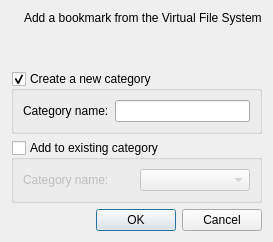
<?xml version="1.0" encoding="UTF-8"?>
<!--
DFF - An Open Source Digital Forensics Framework
Copyright (C) 2009-2013 ArxSys

This program is free software, distributed under the terms of
the GNU General Public License Version 2. See the LICENSE file
at the top of the source tree.

See http://www.digital-forensic.org for more information about this
project. Please do not directly contact any of the maintainers of
DFF for assistance; the project provides a web site, mailing lists
and IRC channels for your use.

Author(s):
Christophe Malinge cma@digital-forensic.org
-->
<ui version="4.0">
 <class>AddBookmark</class>
 <widget class="QDialog" name="AddBookmark">
  <property name="windowTitle">
   <string>Add bookmark</string>
  </property>
  <layout class="QVBoxLayout" name="verticalLayout_2">
   <item>
    <layout class="QHBoxLayout" name="horizontalLayout">
     <item>
      <widget class="QLabel" name="label">
       <property name="text">
        <string notr="true"/>
       </property>
       <property name="pixmap">
        <pixmap resource="gui.qrc">:/bookmark.png</pixmap>
       </property>
      </widget>
     </item>
     <item>
      <layout class="QVBoxLayout" name="verticalLayout">
       <item>
        <widget class="QLabel" name="label_2">
         <property name="text">
          <string>Add a bookmark from the Virtual File System</string>
         </property>
        </widget>
       </item>
       <item>
        <spacer name="verticalSpacer">
         <property name="orientation">
          <enum>Qt::Vertical</enum>
         </property>
         <property name="sizeHint" stdset="0">
          <size>
           <width>20</width>
           <height>40</height>
          </size>
         </property>
        </spacer>
       </item>
      </layout>
     </item>
    </layout>
   </item>
   <item>
    <widget class="QGroupBox" name="newBox">
     <property name="title">
      <string>Create a new category</string>
     </property>
     <property name="flat">
      <bool>false</bool>
     </property>
     <property name="checkable">
      <bool>true</bool>
     </property>
     <layout class="QHBoxLayout" name="horizontalLayout_2">
      <item>
       <widget class="QLabel" name="label_3">
        <property name="text">
         <string>Category name:</string>
        </property>
       </widget>
      </item>
      <item>
       <widget class="QLineEdit" name="catname"/>
      </item>
     </layout>
    </widget>
   </item>
   <item>
    <widget class="QGroupBox" name="existBox">
     <property name="title">
      <string>Add to existing category</string>
     </property>
     <property name="checkable">
      <bool>true</bool>
     </property>
     <property name="checked">
      <bool>false</bool>
     </property>
     <layout class="QHBoxLayout" name="horizontalLayout_3">
      <item>
       <widget class="QLabel" name="label_4">
        <property name="text">
         <string>Category name:</string>
        </property>
       </widget>
      </item>
      <item>
       <widget class="QComboBox" name="catcombo"/>
      </item>
     </layout>
    </widget>
   </item>
   <item>
    <widget class="QDialogButtonBox" name="buttonBox">
     <property name="orientation">
      <enum>Qt::Horizontal</enum>
     </property>
     <property name="standardButtons">
      <set>QDialogButtonBox::Cancel|QDialogButtonBox::Ok</set>
     </property>
    </widget>
   </item>
  </layout>
 </widget>
 <resources>
  <include location="gui.qrc"/>
 </resources>
 <connections>
  <connection>
   <sender>buttonBox</sender>
   <signal>accepted()</signal>
   <receiver>AddBookmark</receiver>
   <slot>accept()</slot>
   <hints>
    <hint type="sourcelabel">
     <x>248</x>
     <y>254</y>
    </hint>
    <hint type="destinationlabel">
     <x>157</x>
     <y>274</y>
    </hint>
   </hints>
  </connection>
  <connection>
   <sender>buttonBox</sender>
   <signal>rejected()</signal>
   <receiver>AddBookmark</receiver>
   <slot>reject()</slot>
   <hints>
    <hint type="sourcelabel">
     <x>316</x>
     <y>260</y>
    </hint>
    <hint type="destinationlabel">
     <x>286</x>
     <y>274</y>
    </hint>
   </hints>
  </connection>
 </connections>
</ui>
